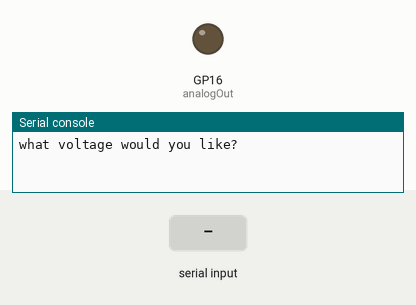
This program was run on a simulated Raspberry Pi Pico running MicroPython. Parts: output pins drawn as LEDs (lit = HIGH), the last lines printed to the serial console. The test bench sets the inputs (shaded band).

Above: at 1.2 s.
1.3 s: "5" typed at the serial console, then Enter
At 1.9 s:
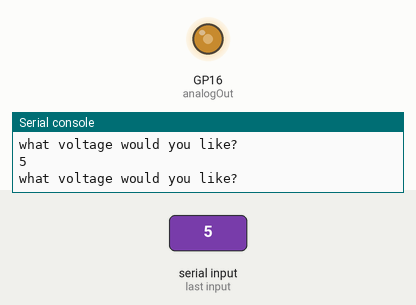
2.8 s: "90" typed at the serial console, then Enter
At 4.2 s:
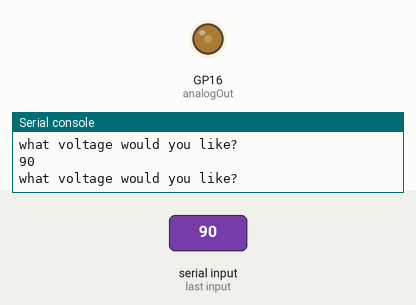
Timing chart, 0 to 5.8 s (numbered marks = the images above; inputs shaded):
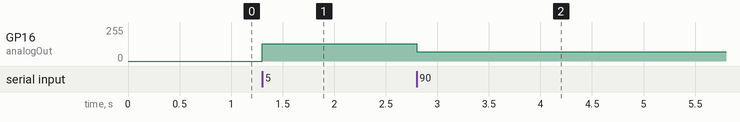

Measured:
- after the input at 1.3 s, GP16 (analogOut): 0/255 → 131/255 at once
- after the input at 2.8 s, GP16 (analogOut): 131/255 → 71/255 at once

The program:

dimmableLED.py
```python
#based on user input

from machine import PWM, Pin
from time import sleep

outPin = 16
analogOut=PWM(Pin(outPin))
analogOut.freq(1000)
analogOut.duty_u16(0)

while True:
    myVoltage=float(input("what voltage would you like? "))
    pwmVal=(65550/3.3)*myVoltage
    analogOut.duty_u16(int(pwmVal))
```
